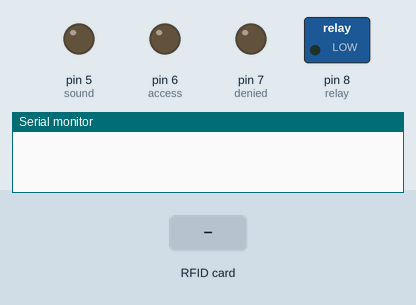
Bench run of a sketch on a simulated Arduino Uno, built with avr-gcc and run on an emulated ATmega328P. Shown: switched loads named in the sketch (green lamp = pin HIGH), output pins drawn as LEDs (lit = HIGH), the last lines printed to the serial monitor. Inputs (shaded band) come from the test bench. Pins used as bus, display or sensor lines are not drawn.

Above: at 1.2 s.
1.3 s: RFID card 5E 7A 19 C4 held to the reader
At 1.7 s:
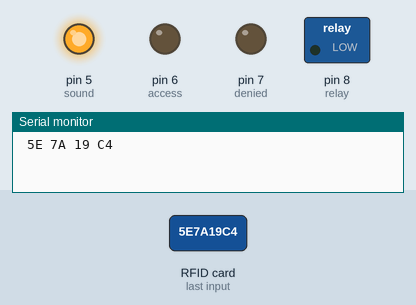
At 2.9 s:
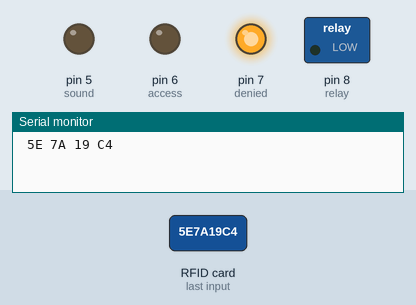
Timing chart, 0 to 4.6 s (numbered marks = the images above; inputs shaded):
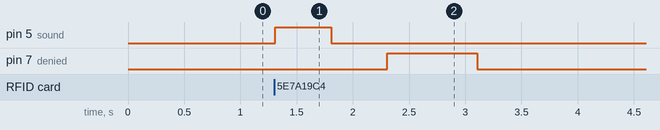

The sketch:

TEST_RFID.ino
```cpp
#include <SPI.h>
#include <MFRC522.h>
#include <EEPROM.h>
#define SS_PIN 10
#define RST_PIN 9
int access = 6;
int denied = 7;
int sound = 5;
int relay = 8;
boolean buzzer = false;
boolean solenoid = false;

MFRC522 mfrc522(SS_PIN, RST_PIN);// Create MFRC522 instance.
char ch;
void setup()
{
  Serial.begin(9600);   // Initiate a serial communication
  SPI.begin();      // Initiate  SPI bus
  mfrc522.PCD_Init();   // Initiate MFRC522
  Serial.println();
  pinMode(access, OUTPUT);
  pinMode(denied, OUTPUT);
  pinMode(sound, OUTPUT);
  digitalWrite(sound,LOW);
  pinMode(relay,OUTPUT);
}
void loop()
{

  // Look for new cards
  if ( ! mfrc522.PICC_IsNewCardPresent())
  {
    return;
  }
  // Select one of the cards
  if ( ! mfrc522.PICC_ReadCardSerial())
  {
    return;
  }
  //Show UID on serial monitor
  String content= "";
  byte letter;
  buzzer = true;
  for (byte i = 0; i < mfrc522.uid.size; i++)
  {
     Serial.print(mfrc522.uid.uidByte[i] < 0x10 ? " 0" : " ");
     Serial.print(mfrc522.uid.uidByte[i], HEX);
     content.concat(String(mfrc522.uid.uidByte[i] < 0x10 ? " 0" : " "));
     content.concat(String(mfrc522.uid.uidByte[i], HEX));
  }
  Serial.println();
  content.toUpperCase();

  if(buzzer == true){
    Buzz();
  }
  delay(500);
  Serial.available() == 0;
  ch = Serial.read();
  if (ch == 'A')
{
  digitalWrite(relay,HIGH);
  digitalWrite(access,HIGH);
  delay(5000);
  digitalWrite(relay,LOW);
  digitalWrite(access,LOW);

  }
  else
  {digitalWrite(relay,LOW);
  digitalWrite(denied,HIGH);
  delay(800);
  digitalWrite(relay,LOW);
  digitalWrite(denied,LOW);
  }
}
void Buzz(){
  digitalWrite(sound, HIGH);
  delay(500);
  digitalWrite(sound,LOW);
  buzzer=false;
}
//void Solenoid()
```

Measured:
- after the input at 1.3 s, pin 5 (sound): LOW → HIGH at once, → LOW 0.50 s later; pin 7 (denied): LOW → HIGH after 1.0 s, → LOW 0.80 s later
